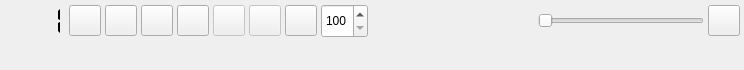
<?xml version="1.0" encoding="UTF-8"?>
<ui version="4.0">
 <class>OsdWidget</class>
 <widget class="QWidget" name="OsdWidget">
  <property name="geometry">
   <rect>
    <x>0</x>
    <y>0</y>
    <width>744</width>
    <height>70</height>
   </rect>
  </property>
  <property name="maximumSize">
   <size>
    <width>16777215</width>
    <height>150</height>
   </size>
  </property>
  <property name="windowIcon">
   <iconset theme="media-playback-start">
    <normaloff/>
   </iconset>
  </property>
  <layout class="QGridLayout" name="gridLayout">
   <property name="leftMargin">
    <number>4</number>
   </property>
   <property name="topMargin">
    <number>4</number>
   </property>
   <property name="rightMargin">
    <number>4</number>
   </property>
   <property name="bottomMargin">
    <number>4</number>
   </property>
   <property name="horizontalSpacing">
    <number>4</number>
   </property>
   <property name="verticalSpacing">
    <number>2</number>
   </property>
   <item row="2" column="2">
    <layout class="QVBoxLayout" name="controls">
     <item>
      <widget class="VlcWidgetSeek" name="seek" native="true"/>
     </item>
    </layout>
   </item>
   <item row="1" column="2">
    <layout class="QHBoxLayout" name="horizontalLayout">
     <property name="spacing">
      <number>4</number>
     </property>
     <item>
      <widget class="QLCDNumber" name="number">
       <property name="minimumSize">
        <size>
         <width>50</width>
         <height>34</height>
        </size>
       </property>
       <property name="maximumSize">
        <size>
         <width>50</width>
         <height>34</height>
        </size>
       </property>
       <property name="frameShape">
        <enum>QFrame::NoFrame</enum>
       </property>
       <property name="digitCount">
        <number>3</number>
       </property>
       <property name="segmentStyle">
        <enum>QLCDNumber::Flat</enum>
       </property>
       <property name="intValue" stdset="0">
        <number>1</number>
       </property>
      </widget>
     </item>
     <item>
      <widget class="QToolButton" name="buttonPlay">
       <property name="toolTip">
        <string>Play</string>
       </property>
       <property name="statusTip">
        <string>Play</string>
       </property>
       <property name="icon">
        <iconset theme="media-playback-start">
         <normaloff/>
        </iconset>
       </property>
       <property name="iconSize">
        <size>
         <width>24</width>
         <height>24</height>
        </size>
       </property>
      </widget>
     </item>
     <item>
      <widget class="QToolButton" name="buttonStop">
       <property name="toolTip">
        <string>Stop</string>
       </property>
       <property name="statusTip">
        <string>Stop</string>
       </property>
       <property name="icon">
        <iconset theme="media-playback-stop">
         <normaloff/>
        </iconset>
       </property>
       <property name="iconSize">
        <size>
         <width>24</width>
         <height>24</height>
        </size>
       </property>
      </widget>
     </item>
     <item>
      <widget class="QToolButton" name="buttonBack">
       <property name="toolTip">
        <string>Back</string>
       </property>
       <property name="statusTip">
        <string>Back</string>
       </property>
       <property name="icon">
        <iconset theme="media-skip-backward">
         <normaloff/>
        </iconset>
       </property>
       <property name="iconSize">
        <size>
         <width>24</width>
         <height>24</height>
        </size>
       </property>
      </widget>
     </item>
     <item>
      <widget class="QToolButton" name="buttonNext">
       <property name="toolTip">
        <string>Next</string>
       </property>
       <property name="statusTip">
        <string>Next</string>
       </property>
       <property name="icon">
        <iconset theme="media-skip-forward">
         <normaloff/>
        </iconset>
       </property>
       <property name="iconSize">
        <size>
         <width>24</width>
         <height>24</height>
        </size>
       </property>
      </widget>
     </item>
     <item>
      <widget class="QToolButton" name="buttonRecordNow">
       <property name="enabled">
        <bool>false</bool>
       </property>
       <property name="toolTip">
        <string>Record Now</string>
       </property>
       <property name="statusTip">
        <string>Record Now</string>
       </property>
       <property name="icon">
        <iconset theme="media-record">
         <normaloff/>
        </iconset>
       </property>
       <property name="iconSize">
        <size>
         <width>24</width>
         <height>24</height>
        </size>
       </property>
       <property name="checkable">
        <bool>true</bool>
       </property>
      </widget>
     </item>
     <item>
      <widget class="QToolButton" name="buttonSnapshot">
       <property name="enabled">
        <bool>false</bool>
       </property>
       <property name="toolTip">
        <string>Take snapshot</string>
       </property>
       <property name="statusTip">
        <string>Take snapshot</string>
       </property>
       <property name="icon">
        <iconset theme="image-x-generic">
         <normaloff/>
        </iconset>
       </property>
       <property name="iconSize">
        <size>
         <width>24</width>
         <height>24</height>
        </size>
       </property>
      </widget>
     </item>
     <item>
      <widget class="QToolButton" name="buttonTeletext">
       <property name="toolTip">
        <string>Teletext</string>
       </property>
       <property name="statusTip">
        <string>Teletext</string>
       </property>
       <property name="icon">
        <iconset theme="text-x-generic-template">
         <normaloff/>
        </iconset>
       </property>
       <property name="iconSize">
        <size>
         <width>24</width>
         <height>24</height>
        </size>
       </property>
       <property name="checkable">
        <bool>true</bool>
       </property>
      </widget>
     </item>
     <item>
      <widget class="QSpinBox" name="teletext">
       <property name="minimumSize">
        <size>
         <width>0</width>
         <height>34</height>
        </size>
       </property>
       <property name="maximumSize">
        <size>
         <width>16777215</width>
         <height>34</height>
        </size>
       </property>
       <property name="minimum">
        <number>100</number>
       </property>
       <property name="maximum">
        <number>888</number>
       </property>
      </widget>
     </item>
     <item>
      <spacer name="horizontalSpacer">
       <property name="orientation">
        <enum>Qt::Horizontal</enum>
       </property>
       <property name="sizeHint" stdset="0">
        <size>
         <width>0</width>
         <height>0</height>
        </size>
       </property>
      </spacer>
     </item>
     <item>
      <widget class="VolumeSlider" name="volume">
       <property name="orientation">
        <enum>Qt::Horizontal</enum>
       </property>
      </widget>
     </item>
     <item>
      <widget class="QToolButton" name="buttonMute">
       <property name="toolTip">
        <string>Mute</string>
       </property>
       <property name="statusTip">
        <string>Mute</string>
       </property>
       <property name="icon">
        <iconset theme="audio-volume-muted">
         <normaloff/>
        </iconset>
       </property>
       <property name="iconSize">
        <size>
         <width>24</width>
         <height>24</height>
        </size>
       </property>
       <property name="checkable">
        <bool>true</bool>
       </property>
      </widget>
     </item>
    </layout>
   </item>
   <item row="1" column="0" rowspan="3">
    <widget class="QLabel" name="logo"/>
   </item>
  </layout>
 </widget>
 <customwidgets>
  <customwidget>
   <class>VlcWidgetSeek</class>
   <extends>QWidget</extends>
   <header location="global">VLCQtWidgets/WidgetSeek.h</header>
   <container>1</container>
  </customwidget>
  <customwidget>
   <class>VolumeSlider</class>
   <extends>QSlider</extends>
   <header>style/VolumeSlider.h</header>
  </customwidget>
 </customwidgets>
 <resources/>
 <connections/>
</ui>
